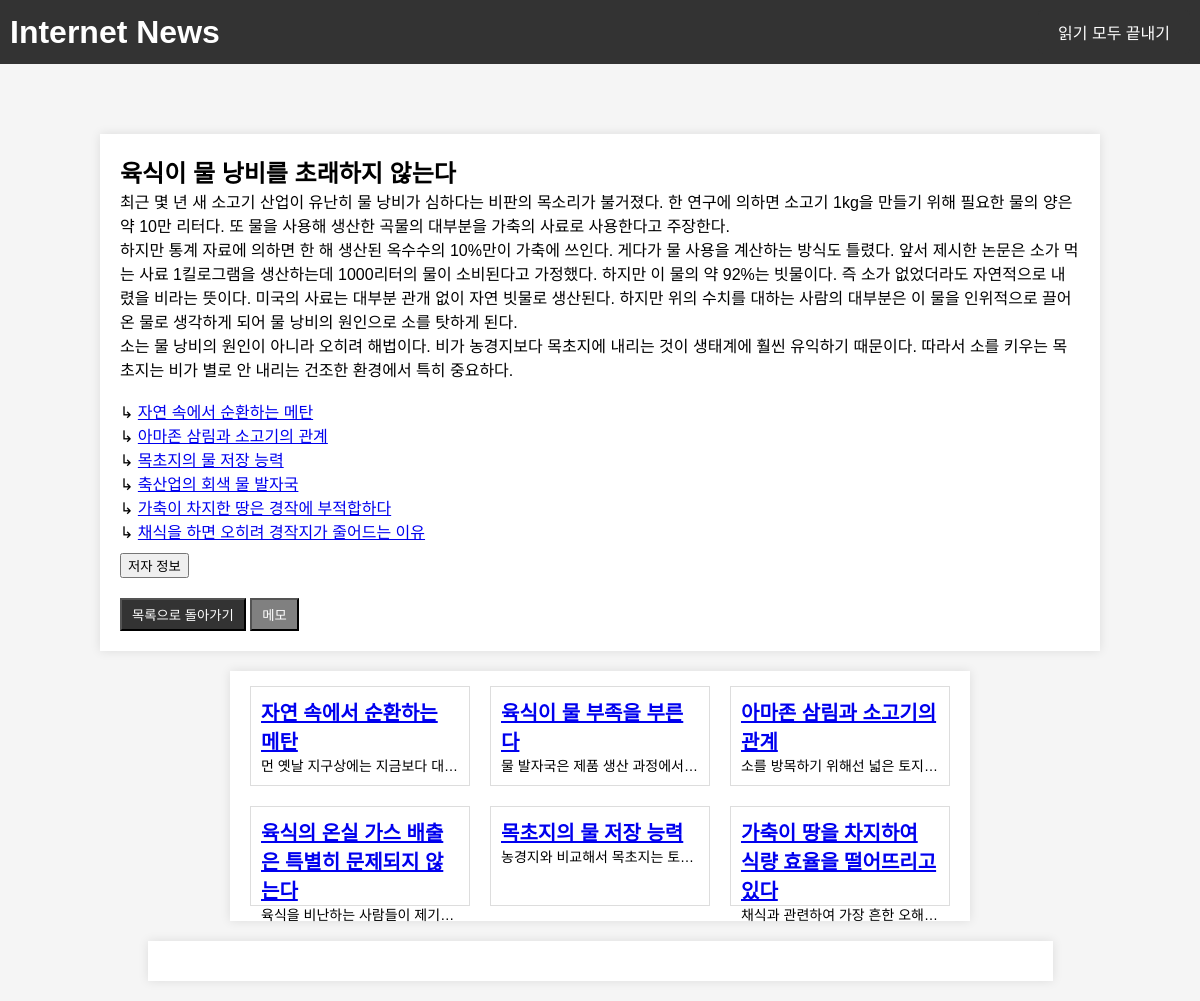
Page /article/3 on the committed database.
### app.py (models this page shows)
class Article(db.Model):
    id = db.Column(db.Integer, primary_key=True)
    title = db.Column(db.String(100), nullable=False)
    content = db.Column(db.Text, nullable=False)
    author_name = db.Column(db.String(100))  # 저자 이름
    author_occupation = db.Column(db.String(100))  # 저자 직업
    author_email = db.Column(db.String(100))  # 저자 이메일
    author_description = db.Column(db.Text)  # 저자 설명
    display_on_index = db.Column(db.Boolean, default=False)
    ratings = db.relationship('Rating', backref='article', lazy=True)

### app.py (the view)
@app.route('/article/<int:article_id>')
def article(article_id):
    article = Article.query.get_or_404(article_id)
    other_articles = Article.query.filter(Article.id != article_id).all()
    random_articles = random.sample(other_articles, min(6, len(other_articles))) if other_articles else []
    return render_template('/article/article.html', article=article, random_articles=random_articles)

### templates/article/article.html (shortened to what this page needs)
<!DOCTYPE html>
<html lang="en">
<head>
    <link rel="stylesheet" type="text/css" href="/static/styles.css">
</head>
<body>
    <header>
        <h1>Internet News</h1>
        <div>
            <a href="{{ url_for('end_page') }}" class="end-button">읽기 모두 끝내기</a>
        </div>
    </header>
    <div class="container">
        <h2>{{ article.title }}</h2>
        <p>
            {{ article.content.replace('\n', '<br>')|safe }}
        </p>
        <button class="modal-button" onclick="openModal()">저자 정보</button>
        <button class="back-button" onclick="showQuestionModal(startTime, articleId, authorInfoClicked)">목록으로 돌아가기</button>
        <button class="memo-button" onclick="openMemo()">메모</button>
    </div>
    {% if random_articles %}
    <div class="random-articles narrow-container">
        <div class="random-articles-grid">
            {% for random_article in random_articles %}
            <div class="random-article">
                <a href="{{ url_for('article', article_id=random_article.id) }}">
                    <h4>{{ random_article.title }}</h4>
                </a>
                <p>
                    {{ random_article.content[:100] }}...
                </p>
            </div>
            {% endfor %}
        </div>
    </div>
    {% endif %}
    <div class="memo-container" id="memoContainer"></div>
</body>
</html>

### static/styles.css (style rules this page uses)
body, h1, h2, p { margin: 0; padding: 0; }
body { font-family: Arial, sans-serif; background-color: #f5f5f5; }
header { background-color: #333; color: #fff; padding: 10px; text-align: center; display: flex; justify-content: space-between; align-items: center; }
header .end-button { display: inline-block; padding: 10px 20px; background-color: #333; color: #fff; text-decoration: none; border-radius: 5px; transition: background-color 0.3s; }
.container { max-width: 80%; margin: 20px auto; padding: 20px; background-color: #fff; box-shadow: 0 0 10px rgba(0, 0, 0, 0.1); margin-top: 70px; }
.narrow-container { max-width: 60%; margin: 20px auto; padding: 10px; background-color: #fff; box-shadow: 0 0 10px rgba(0, 0, 0, 0.1); }
.random-articles { margin-top: 20px; }
.random-article { width: calc(33.333% - 20px); height: 100px; border: 1px solid #ddd; padding: 10px; margin: 5px; cursor: pointer; box-sizing: border-box; background-color: #fff; }
.random-article h4 { font-size: 20px; margin: 0; }
.random-article p { font-size: 14px; margin: 0; text-overflow: ellipsis; white-space: nowrap; overflow: hidden; }
.back-button { display: inline-block; padding: 5px 10px; background-color: #333; color: #fff; text-decoration: none; margin-top: 20px; }
.memo-button { display: inline-block; padding: 5px 10px; background-color: gray; color: #fff; text-decoration: none; margin-top: 20px; }
.memo-container { max-width: 865px; margin: 20px auto; padding: 20px; background-color: #fff; box-shadow: 0 0 10px rgba(0, 0, 0, 0.1); }
.modal-button { display: block; margin-top: 10px; }
.random-articles-grid { display: flex; flex-wrap: wrap; gap: 10px; justify-content: center; padding: 0; }

### rows in the picture
Article: title "육식이 물 낭비를 초래하지 않는다", content.replace "최근 몇 년 새 소고기 산업이 유난히 물 낭비가 심하다는 비판의 목소리가 불거졌다. 한 연구에 의하면 소고기 1kg을 만들기 위해 필요한 물의 양은 약 10만 리터다. 또 물을 사용해 생산한 곡물의 대부분을 가축의 사료로 사용한다고 주장한다. 하지만 통계 자료에 의하면 한 해 생산된 옥수수의 10%만이 가축에 쓰인다. 게다가 물 사용을 계산하는 방식도 틀렸다. 앞서 제시한 논문은 소가 먹는 사료 1킬로그램을 생산하는데 1000리터의 물이 소비된다고 가정했다. 하지만 이 물의 약 92%는 빗물이다. 즉 소가 없었더라도 자연적으로 내렸을 비라는 뜻이다. 미국의 사료는 대부분 관개 없이 자연 빗물로 생산된다. 하지만 위의 수치를 대하는 사람의 대부분은 이 물을 인위적으로 끌어온 물로 생각하게 되어 물 낭비의 원인으로 소를 탓하게 된다. 소는 물 낭비의 원인이 아니라 오히려 해법이다. 비가 농경지보다 목초지에 내리는 것이 생태계에 훨씬 유익하기 때문이다. 따라서 소를 키우는 목초지는 비가 별로 안 내리는 건조한 환경에서 특히 중요하다. ↳ 자연 속에서 순환하는 메탄 ↳ 아마존 삼림과 소고기의 관계 ↳ 목초지의 물 저장 능력 ↳ 축산업의 회색 물 발자국 ↳ 가축이 차지한 땅은 경작에 부적합하다 ↳ 채식을 하면 오히려 경작지가 줄어드는 이유"
Article: title "자연 속에서 순환하는 메탄", content "먼 옛날 지구상에는 지금보다 대…"
Article: title "육식이 물 부족을 부른다", content "물 발자국은 제품 생산 과정에서…"
Article: title "아마존 삼림과 소고기의 관계", content "소를 방목하기 위해선 넓은 토지…"
Article: title "육식의 온실 가스 배출은 특별히 문제되지 않는다", content "육식을 비난하는 사람들이 제기…"
Article: title "목초지의 물 저장 능력", content "농경지와 비교해서 목초지는 토…"
Article: title "가축이 땅을 차지하여 식량 효율을 떨어뜨리고 있다", content "채식과 관련하여 가장 흔한 오해…"
